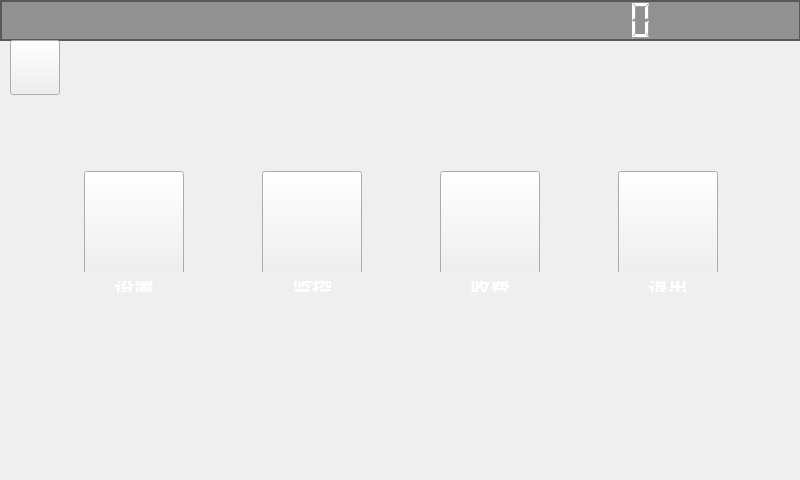
<?xml version="1.0" encoding="UTF-8"?>
<ui version="4.0">
 <class>mainWidget</class>
 <widget class="QWidget" name="mainWidget">
  <property name="geometry">
   <rect>
    <x>0</x>
    <y>0</y>
    <width>800</width>
    <height>480</height>
   </rect>
  </property>
  <property name="minimumSize">
   <size>
    <width>800</width>
    <height>480</height>
   </size>
  </property>
  <property name="cursor">
   <cursorShape>ArrowCursor</cursorShape>
  </property>
  <property name="windowTitle">
   <string>mainWidget</string>
  </property>
  <property name="toolTipDuration">
   <number>1</number>
  </property>
  <property name="styleSheet">
   <string notr="true"/>
  </property>
  <widget class="QLabel" name="start_lable">
   <property name="geometry">
    <rect>
     <x>0</x>
     <y>0</y>
     <width>800</width>
     <height>480</height>
    </rect>
   </property>
   <property name="minimumSize">
    <size>
     <width>800</width>
     <height>480</height>
    </size>
   </property>
   <property name="maximumSize">
    <size>
     <width>800</width>
     <height>480</height>
    </size>
   </property>
   <property name="cursor">
    <cursorShape>BlankCursor</cursorShape>
   </property>
   <property name="text">
    <string/>
   </property>
  </widget>
  <widget class="QWidget" name="layoutWidget">
   <property name="geometry">
    <rect>
     <x>1</x>
     <y>270</y>
     <width>801</width>
     <height>33</height>
    </rect>
   </property>
   <layout class="QHBoxLayout" name="horizontalLayout_2">
    <item>
     <widget class="QLabel" name="temp_label">
      <property name="minimumSize">
       <size>
        <width>100</width>
        <height>0</height>
       </size>
      </property>
      <property name="maximumSize">
       <size>
        <width>100</width>
        <height>16777215</height>
       </size>
      </property>
      <property name="font">
       <font>
        <pointsize>15</pointsize>
        <weight>75</weight>
        <bold>true</bold>
       </font>
      </property>
      <property name="styleSheet">
       <string notr="true">color: rgb(255, 255, 255);</string>
      </property>
      <property name="text">
       <string>设置</string>
      </property>
      <property name="alignment">
       <set>Qt::AlignCenter</set>
      </property>
     </widget>
    </item>
    <item>
     <widget class="QLabel" name="camera_label">
      <property name="minimumSize">
       <size>
        <width>100</width>
        <height>0</height>
       </size>
      </property>
      <property name="maximumSize">
       <size>
        <width>100</width>
        <height>16777215</height>
       </size>
      </property>
      <property name="font">
       <font>
        <pointsize>15</pointsize>
        <weight>75</weight>
        <bold>true</bold>
       </font>
      </property>
      <property name="styleSheet">
       <string notr="true">color: rgb(255, 255, 255);</string>
      </property>
      <property name="text">
       <string>监控</string>
      </property>
      <property name="alignment">
       <set>Qt::AlignCenter</set>
      </property>
     </widget>
    </item>
    <item>
     <widget class="QLabel" name="cost_label">
      <property name="minimumSize">
       <size>
        <width>100</width>
        <height>0</height>
       </size>
      </property>
      <property name="maximumSize">
       <size>
        <width>100</width>
        <height>16777215</height>
       </size>
      </property>
      <property name="font">
       <font>
        <pointsize>15</pointsize>
        <weight>75</weight>
        <bold>true</bold>
       </font>
      </property>
      <property name="styleSheet">
       <string notr="true">color: rgb(255, 255, 255);</string>
      </property>
      <property name="text">
       <string>收费</string>
      </property>
      <property name="alignment">
       <set>Qt::AlignCenter</set>
      </property>
     </widget>
    </item>
    <item>
     <widget class="QLabel" name="garage_label">
      <property name="minimumSize">
       <size>
        <width>100</width>
        <height>0</height>
       </size>
      </property>
      <property name="maximumSize">
       <size>
        <width>100</width>
        <height>16777215</height>
       </size>
      </property>
      <property name="font">
       <font>
        <pointsize>15</pointsize>
        <weight>75</weight>
        <bold>true</bold>
       </font>
      </property>
      <property name="styleSheet">
       <string notr="true">color: rgb(255, 255, 255);</string>
      </property>
      <property name="text">
       <string>退出</string>
      </property>
      <property name="alignment">
       <set>Qt::AlignCenter</set>
      </property>
     </widget>
    </item>
   </layout>
  </widget>
  <widget class="QWidget" name="layoutWidget">
   <property name="geometry">
    <rect>
     <x>1</x>
     <y>160</y>
     <width>801</width>
     <height>112</height>
    </rect>
   </property>
   <layout class="QHBoxLayout" name="horizontalLayout">
    <item>
     <widget class="QPushButton" name="setting_Button">
      <property name="minimumSize">
       <size>
        <width>100</width>
        <height>110</height>
       </size>
      </property>
      <property name="maximumSize">
       <size>
        <width>100</width>
        <height>110</height>
       </size>
      </property>
      <property name="font">
       <font>
        <stylestrategy>PreferAntialias</stylestrategy>
       </font>
      </property>
      <property name="focusPolicy">
       <enum>Qt::NoFocus</enum>
      </property>
      <property name="styleSheet">
       <string notr="true">border-image: url(:/icon/icon/adjustment .png);</string>
      </property>
      <property name="text">
       <string/>
      </property>
     </widget>
    </item>
    <item>
     <widget class="QPushButton" name="camera_Button">
      <property name="minimumSize">
       <size>
        <width>100</width>
        <height>110</height>
       </size>
      </property>
      <property name="maximumSize">
       <size>
        <width>100</width>
        <height>110</height>
       </size>
      </property>
      <property name="font">
       <font>
        <stylestrategy>PreferAntialias</stylestrategy>
       </font>
      </property>
      <property name="focusPolicy">
       <enum>Qt::NoFocus</enum>
      </property>
      <property name="styleSheet">
       <string notr="true">border-image: url(:/icon/icon/rec.png);</string>
      </property>
      <property name="text">
       <string/>
      </property>
     </widget>
    </item>
    <item>
     <widget class="QPushButton" name="cost_Button">
      <property name="minimumSize">
       <size>
        <width>100</width>
        <height>110</height>
       </size>
      </property>
      <property name="maximumSize">
       <size>
        <width>100</width>
        <height>110</height>
       </size>
      </property>
      <property name="font">
       <font>
        <stylestrategy>PreferAntialias</stylestrategy>
       </font>
      </property>
      <property name="focusPolicy">
       <enum>Qt::NoFocus</enum>
      </property>
      <property name="styleSheet">
       <string notr="true">border-image: url(:/icon/icon/cost.png);</string>
      </property>
      <property name="text">
       <string/>
      </property>
     </widget>
    </item>
    <item>
     <widget class="QPushButton" name="shut_down_Button">
      <property name="minimumSize">
       <size>
        <width>100</width>
        <height>110</height>
       </size>
      </property>
      <property name="maximumSize">
       <size>
        <width>100</width>
        <height>110</height>
       </size>
      </property>
      <property name="font">
       <font>
        <stylestrategy>PreferAntialias</stylestrategy>
       </font>
      </property>
      <property name="focusPolicy">
       <enum>Qt::NoFocus</enum>
      </property>
      <property name="styleSheet">
       <string notr="true">border-image: url(:/icon/icon/power.png);</string>
      </property>
      <property name="text">
       <string/>
      </property>
     </widget>
    </item>
   </layout>
  </widget>
  <widget class="QPushButton" name="back_Button">
   <property name="geometry">
    <rect>
     <x>10</x>
     <y>40</y>
     <width>50</width>
     <height>55</height>
    </rect>
   </property>
   <property name="minimumSize">
    <size>
     <width>50</width>
     <height>55</height>
    </size>
   </property>
   <property name="maximumSize">
    <size>
     <width>50</width>
     <height>55</height>
    </size>
   </property>
   <property name="styleSheet">
    <string notr="true">border-image: url(:/icon/icon/back1.png);</string>
   </property>
   <property name="text">
    <string/>
   </property>
  </widget>
  <widget class="QLCDNumber" name="lcdNumber">
   <property name="geometry">
    <rect>
     <x>0</x>
     <y>0</y>
     <width>801</width>
     <height>41</height>
    </rect>
   </property>
   <property name="styleSheet">
    <string notr="true">color: rgb(255, 255, 255);
background-color: rgba(0, 0, 0, 100);</string>
   </property>
   <property name="digitCount">
    <number>25</number>
   </property>
  </widget>
  <zorder>lcdNumber</zorder>
  <zorder>layoutWidget</zorder>
  <zorder>layoutWidget</zorder>
  <zorder>back_Button</zorder>
  <zorder>start_lable</zorder>
 </widget>
 <layoutdefault spacing="6" margin="11"/>
 <resources/>
 <connections/>
</ui>
